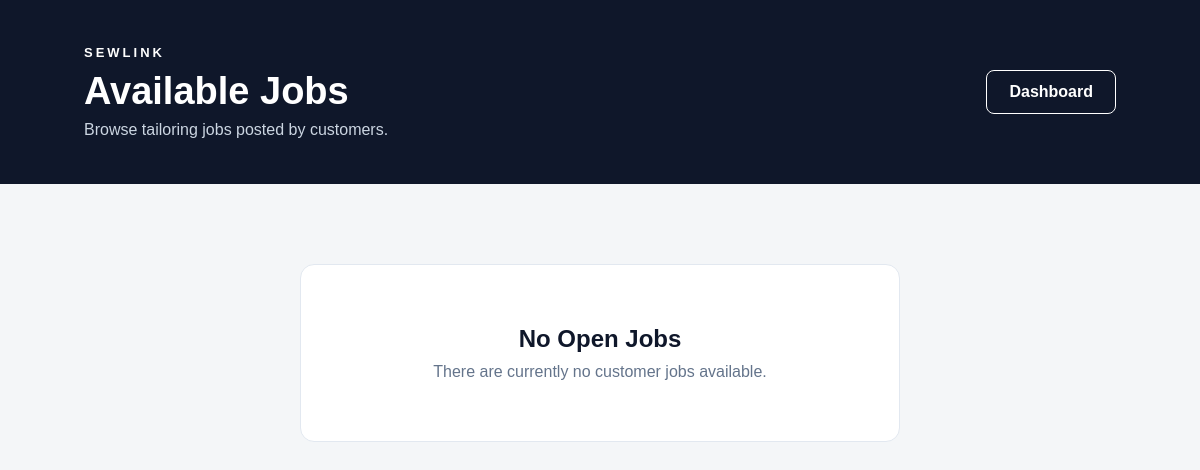
Before: /jobs/tailor/jobs/ (signed in) with the older database file.
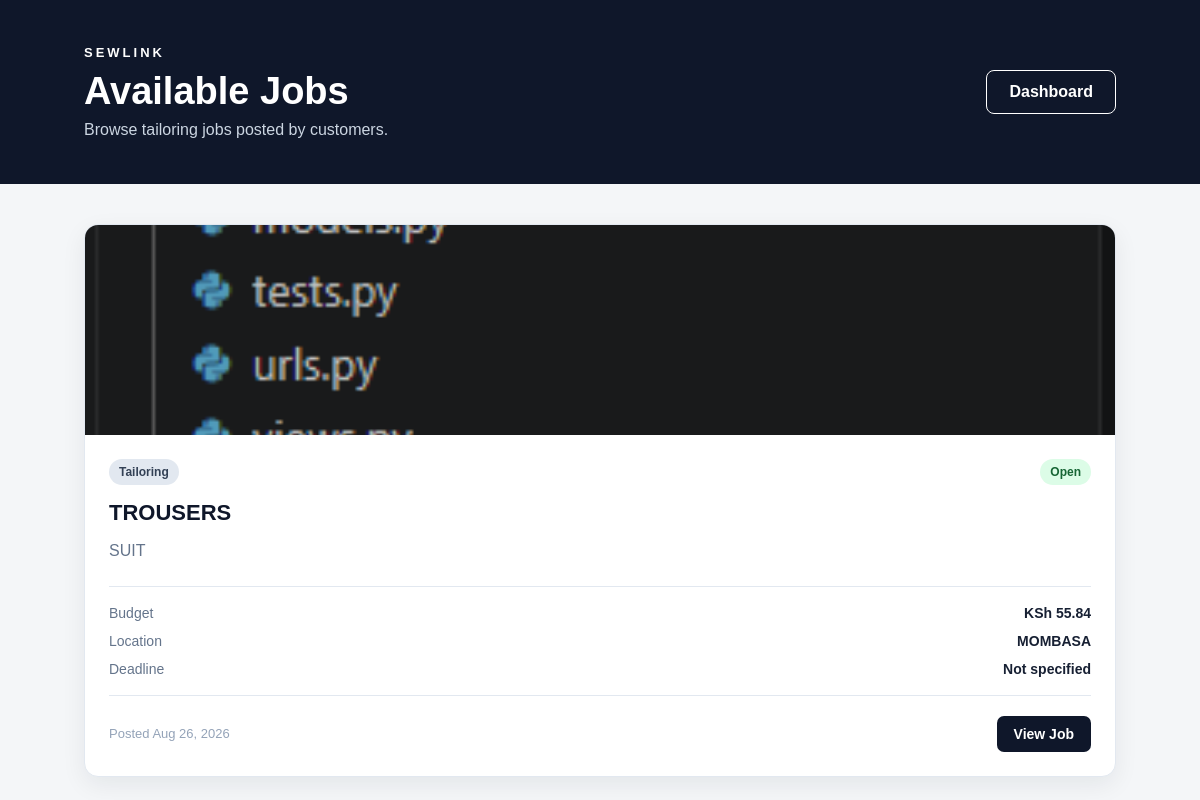
After: the same page with the newer database file.
### JobApp/models.py (models this page shows, shortened)
class Job(models.Model):
    CATEGORY_CHOICES = [
        ('tailoring', 'Tailoring'),
        ('alteration', 'Clothing Alteration'),
        ('repair', 'Clothing Repair'),
        ('embroidery', 'Embroidery'),
        ('design', 'Clothing Design'),
        ('other', 'Other'),
    ]
    STATUS_CHOICES = [
        ('open', 'Open'),
        ('pending', 'Pending'),
        ('accepted', 'Accepted'),
        ('rejected', 'Rejected'),
        ('in_progress', 'In Progress'),
        ('completed', 'Completed'),
        ('cancelled', 'Cancelled'),
    ]
    customer = models.ForeignKey(
        CustomerProfile,
        on_delete=models.CASCADE,
        related_name='jobs'
    )
    tailor = models.ForeignKey(
        TailorProfile,
        on_delete=models.SET_NULL,
        null=True,
        blank=True,
        related_name='jobs'
    )
    service = models.ForeignKey(
        Service,
        on_delete=models.SET_NULL,
        null=True,
        blank=True,
        related_name='jobs'
    )
    title = models.CharField(max_length=200)
    description = models.TextField()
    category = models.CharField(
        max_length=30,
        choices=CATEGORY_CHOICES,
        default='tailoring'
    )
    budget = models.DecimalField(
        max_digits=10,
        decimal_places=2,
        null=True,
        blank=True
    )
    agreed_price = models.DecimalField(
        max_digits=10,
        decimal_places=2,
        null=True,
        blank=True
    )
    deadline = models.DateField(
        null=True,
        blank=True
    )
    requested_date = models.DateField(
        null=True,
        blank=True
    )
    location = models.CharField(
        max_length=150
    )
    reference_image = models.ImageField(
        upload_to='job_references/',
        blank=True,
        null=True
    )
    status = models.CharField(
        max_length=20,
        choices=STATUS_CHOICES,
        default='open'
    )
    created_at = models.DateTimeField(
        auto_now_add=True
    )
    updated_at = models.DateTimeField(
        auto_now=True
    )

### JobApp/views.py (the view)
# urls.py: path('tailor/jobs/', views.tailor_job_list, name='tailor_job_list'),
@login_required
def tailor_job_list(request):
    tailor = get_object_or_404(TailorProfile, user=request.user)
    jobs = Job.objects.filter(
        status='open'
    ).select_related(
        'customer'
    ).order_by('-created_at')
    return render(
        request,
        'JobApp/tailor_job_list.html',
        {
            'tailor': tailor,
            'jobs': jobs,
        }
    )

### JobApp/templates/JobApp/tailor_job_list.html (shortened to what this page needs)
<!DOCTYPE html>
<html lang="en">
<head>
    {% load static %}
    <link rel="stylesheet" href="{% static 'css/tailor_job_list.css' %}">
</head>
<body>
<div class="page">
    <header class="page-header">
        <div>
            <span class="eyebrow">SEWLINK</span>
            <h1>Available Jobs</h1>
            <p>Browse tailoring jobs posted by customers.</p>
        </div>
        <a href="{% url 'TailorApp:dashboard' %}" class="dashboard-link">
            Dashboard
        </a>
    </header>
    <main class="jobs-container">
        {% if jobs %}
            <div class="jobs-grid">
                {% for job in jobs %}
                    <article class="job-card">
                        {% if job.reference_image %}
                            <div class="job-image">
                                <img src="{{ job.reference_image.url }}" alt="{{ job.title }}">
                            </div>
                        {% endif %}
                        <div class="job-content">
                            <div class="job-top">
                                <span class="category">
                                    {{ job.get_category_display }}
                                </span>
                                <span class="status">
                                    {{ job.get_status_display }}
                                </span>
                            </div>
                            <h2>{{ job.title }}</h2>
                            <p class="description">
                                {{ job.description|truncatewords:25 }}
                            </p>
                            <div class="job-details">
                                <div>
                                    <span>Budget</span>
                                    <strong>
                                        {% if job.budget %}
                                            KSh {{ job.budget }}
                                        {% else %}
                                            Negotiable
                                        {% endif %}
                                    </strong>
                                </div>
                                <div>
                                    <span>Location</span>
                                    <strong>{{ job.location }}</strong>
                                </div>
                                <div>
                                    <span>Deadline</span>
                                    <strong>
                                        {% if job.deadline %}
                                            {{ job.deadline }}
                                        {% else %}
                                            Not specified
                                        {% endif %}
                                    </strong>
                                </div>
                            </div>
                            <div class="job-footer">
                                <span class="posted">
                                    Posted {{ job.created_at|date:"M d, Y" }}
                                </span>
                                <a href="{% url 'JobApp:tailor_job_detail' job.pk %}" class="view-button">
                                    View Job
                                </a>
                            </div>
                        </div>
                    </article>
                {% endfor %}
            </div>
        {% else %}
            <div class="empty-state">
                <h2>No Open Jobs</h2>
                <p>There are currently no customer jobs available.</p>
            </div>
        {% endif %}
    </main>
</div>
</body>
</html>

### static/css/tailor_job_list.css (style rules this page uses)
* { margin: 0; padding: 0; box-sizing: border-box; }
body { font-family: Arial, Helvetica, sans-serif; background: #f4f6f8; color: #172033; min-height: 100vh; }
.page { width: 100%; min-height: 100vh; }
.page-header { display: flex; justify-content: space-between; align-items: center; gap: 30px; padding: 45px 7%; background: #0f172a; color: #ffffff; }
.eyebrow { display: block; margin-bottom: 10px; font-size: 13px; font-weight: 700; letter-spacing: 3px; }
.page-header h1 { font-size: 38px; margin-bottom: 8px; }
.page-header p { color: #cbd5e1; font-size: 16px; }
.dashboard-link { padding: 12px 22px; border: 1px solid #ffffff; border-radius: 8px; color: #ffffff; text-decoration: none; font-weight: 600; transition: 0.2s ease; }
.jobs-container { width: 86%; max-width: 1400px; margin: 40px auto; }
.jobs-grid { display: grid; grid-template-columns: repeat(auto-fit, minmax(320px, 1fr)); gap: 25px; }
.job-card { overflow: hidden; background: #ffffff; border: 1px solid #e2e8f0; border-radius: 14px; box-shadow: 0 8px 25px rgba(15, 23, 42, 0.07); transition: transform 0.2s ease, box-shadow 0.2s ease; }
.job-image { width: 100%; height: 210px; overflow: hidden; background: #e2e8f0; }
.job-image img { width: 100%; height: 100%; object-fit: cover; }
.job-content { padding: 24px; }
.job-top { display: flex; justify-content: space-between; align-items: center; gap: 10px; margin-bottom: 15px; }
.category { color: #334155; background: #e2e8f0; padding: 6px 10px; border-radius: 20px; font-size: 12px; font-weight: 700; }
.status { color: #166534; background: #dcfce7; padding: 6px 10px; border-radius: 20px; font-size: 12px; font-weight: 700; }
.job-content h2 { font-size: 22px; margin-bottom: 12px; color: #0f172a; }
.description { color: #64748b; line-height: 1.6; margin-bottom: 22px; }
.job-details { display: grid; grid-template-columns: 1fr; gap: 12px; padding: 18px 0; border-top: 1px solid #e2e8f0; border-bottom: 1px solid #e2e8f0; }
.job-details div { display: flex; justify-content: space-between; gap: 15px; }
.job-details span { color: #64748b; font-size: 14px; }
.job-details strong { color: #172033; font-size: 14px; text-align: right; }
.job-footer { display: flex; justify-content: space-between; align-items: center; gap: 15px; margin-top: 20px; }
.posted { color: #94a3b8; font-size: 13px; }
.view-button { padding: 10px 17px; background: #0f172a; color: #ffffff; border-radius: 7px; text-decoration: none; font-size: 14px; font-weight: 600; transition: 0.2s ease; }

Changed rows visible on the page:
added Job: reference_image (picture), category "Tailoring", status "Open", title "TROUSERS", description "SUIT", budget "55.84", location "MOMBASA", shows "Not specified", created_at "Aug 26, 2026"
Other visible differences:
text no longer shown: "No Open Jobs There are currently no customer jobs available."
